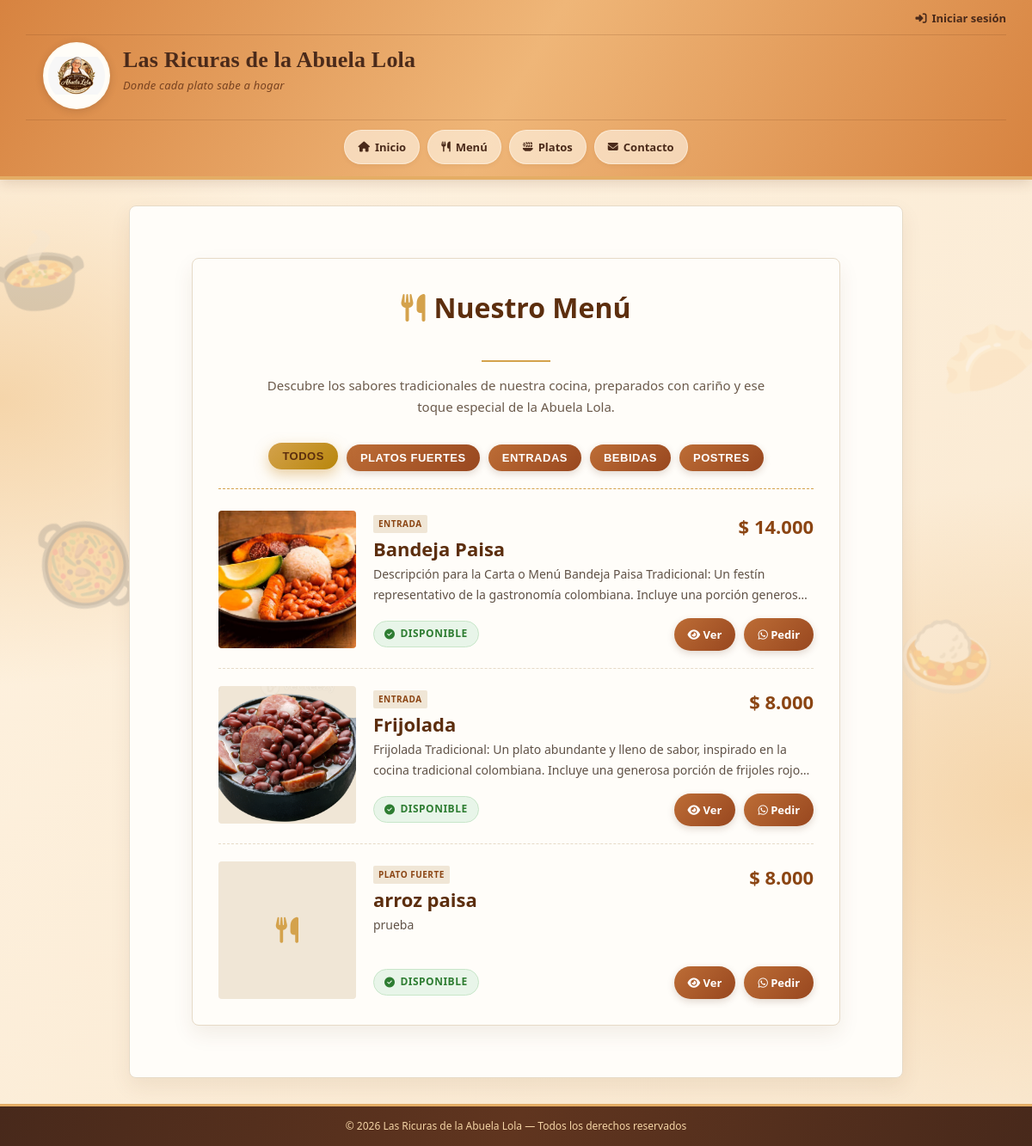
/carta/, run on the app's committed database.
### las_ricuras/models.py (models this page shows, shortened)
class Plato(models.Model):
    CATEGORIAS = [
        ('entrada', 'Entrada'),
        ('plato_fuerte', 'Plato fuerte'),
        ('postre', 'Postre'),
        ('bebida', 'Bebida'),
    ]
    nombre = models.CharField(max_length=100)
    descripcion = models.TextField()
    precio = models.DecimalField(
        max_digits=10,
        decimal_places=2
    )
    categoria = models.CharField(
        max_length=30,
        choices=CATEGORIAS,
        default='plato_fuerte'
    )
    imagen = models.ImageField(
        upload_to='platos/',
        blank=True,
        null=True
    )
    disponible = models.BooleanField(default=True)

### menu/views.py (the view)
# urls.py: path('', views.inicio, name='inicio'),
def inicio(request):
    platos = Plato.objects.all().order_by('-disponible', 'nombre')
    return render(request, 'menu/menu.html', {
        'platos': platos,
    })

### las_ricuras/templatetags/currency_filters.py (called while the page is built)
@register.filter
def cop(value):
    try:
        precio = Decimal(str(value))
        precio = int(precio)
        return f" {precio:,}".replace(",",".")
    except (ValueError, TypeError,InvalidOperation):
        return value

### menu/templates/menu/menu.html (shortened to what this page needs)
{% extends 'base.html' %}
{% load currency_filters %}
{% load static %}
{% block contenido %}
<main>
    <section class="titulo-menu">
        <h2>
            <i class="fa-solid fa-utensils"></i>
            Nuestro Menú
        </h2>
        <div class="linea"></div>
        <p>
            Descubre los sabores tradicionales de nuestra cocina,
            preparados con cariño y ese toque especial de la Abuela Lola.
        </p>
    </section>
    <div class="filtros-categoria">
        <button
            type="button"
            class="btn activo"
            onclick="filtrarPlatos('todos', this)">
            Todos
        </button>
        <button
            type="button"
            class="btn"
            onclick="filtrarPlatos('plato_fuerte', this)">
            Platos fuertes
        </button>
        <button
            type="button"
            class="btn"
            onclick="filtrarPlatos('entrada', this)">
            Entradas
        </button>
        <button
            type="button"
            class="btn"
            onclick="filtrarPlatos('bebida', this)">
            Bebidas
        </button>
        <button
            type="button"
            class="btn"
            onclick="filtrarPlatos('postre', this)">
            Postres
        </button>
    </div>
    {% if platos %}
        <div class="platos-grid">
            {% for plato in platos %}
                <article
                    class="plato-card {% if not plato.disponible %}no-disponible-card{% endif %}"
                    data-categoria="{{ plato.categoria }}">
                    <div class="imagen-plato">
                        {% if plato.imagen %}
                            <img
                                src="{{ plato.imagen.url }}"
                                alt="{{ plato.nombre }}"
                                loading="lazy">
                        {% else %}
                            <i
                                class="fa-solid fa-utensils"
                                style="font-size: 30px; color: #d4a24c;">
                            </i>
                        {% endif %}
                    </div>
                    <div class="plato-info">
                        <div class="plato-header-lista">
                            <div>
                                <span class="categoria-tag">
                                    {{ plato.get_categoria_display }}
                                </span>
                                <h3>{{ plato.nombre }}</h3>
                            </div>
                            <span class="precio">
                                ${{ plato.precio|cop }}
                            </span>
                        </div>
                        <p class="descripcion">
                            {{ plato.descripcion|default:"Delicioso plato preparado con el sabor tradicional de nuestra casa." }}
                        </p>
                        <div class="plato-footer-lista">
                            {% if plato.disponible %}
                                <span class="disponible">
                                    <i class="fa-solid fa-circle-check"></i>
                                    Disponible
                                </span>
                            {% else %}
                                <span class="no-disponible">
                                    <i class="fa-solid fa-circle-xmark"></i>
                                    Agotado
                                </span>
                            {% endif %}
                            <div class="acciones-plato">
                                {% if plato.disponible %}
                                    <a
                                        href="{% url 'plato_detalle' plato.id %}"
                                        class="btn">
                                        <i class="fa-solid fa-eye"></i>
                                        Ver
                                    </a>
                                    <a
                                        href="https://wa.me/573118299494?text=Hola%2C%20quiero%20pedir%20{{ plato.nombre|urlencode }}%20a%20domicilio"
                                        target="_blank"
                                        rel="noopener noreferrer"
                                        class="btn">
                                        <i class="fa-brands fa-whatsapp"></i>
                                        Pedir
                                    </a>
                                {% else %}
                                    <span
                                        class="btn"
                                        style="opacity: 0.5; cursor: not-allowed;">
                                        No disponible
                                    </span>
                                {% endif %}
                            </div>
                        </div>
                    </div>
                </article>
            {% endfor %}
        </div>
    {% endif %}
</main>
{% endblock %}

### las_ricuras/templates/base.html (style rules this page uses)
* { box-sizing: border-box; margin: 0; padding: 0; }
:root { --terracota: #d88c4d; --terracota-oscuro: #a95324; --crema: #fff3df; --beige: #f8e5ca; --dorado: #e4ad65; --cafe: #4a2a1a; --blanco: #fffdf8; }
body { font-family: 'Segoe UI', Tahoma, Geneva, Verdana, sans-serif; background: radial-gradient(ellipse at 0% 35%, #f5d5aa 0%, transparent 27%), radial-gradient(ellipse at 100% 70%, #f5d5aa 0%, transparent 28%), linear-gradient(135deg, #fff4e3, #f9e7ce); color: var(--cafe); line-height: 1.7; min-height: 100vh; display: flex; flex-direction: column; position: relative; isolation: isolate; }
body::before, body::after { position: fixed; z-index: -1; pointer-events: none; opacity: .22; font-family: "Segoe UI Emoji", sans-serif; font-size: clamp(65px, 8vw, 115px); line-height: 1.8; white-space: pre; color: var(--terracota-oscuro); }
body::before { content: "🍲\A\A 🥘"; top: 17%; left: 1%; transform: rotate(-9deg); }
body::after { content: "🥟\A\A 🍛"; top: 25%; right: 1%; transform: rotate(9deg); }
main { position: relative; z-index: 1; flex: 1; max-width: 1000px; width: 90%; margin: 26px auto; padding: 30px 34px; background: rgba(255, 253, 248, .97); border: 1px solid #e8c59c; border-top: 4px solid var(--terracota); border-radius: 13px; box-shadow: 0 7px 24px rgba(91, 47, 22, .12); }
h2 { color: var(--terracota-oscuro); margin-bottom: 18px; border-bottom: 2px solid var(--dorado); padding-bottom: 10px; font-weight: 700; }
h3 { color: var(--terracota-oscuro); margin: 22px 0 10px; font-weight: 700; }
p { margin-bottom: 12px; }
main a { color: var(--terracota-oscuro); font-weight: 700; text-decoration: none; border-bottom: 1px dashed var(--dorado); transition: .3s; }
.btn { display: inline-block; background: linear-gradient(135deg, #bd6d36, #98471f); color: white !important; padding: 11px 24px; border-radius: 24px; text-decoration: none; border: none; font-weight: 700; margin-top: 12px; margin-right: 8px; transition: .25s; box-shadow: 0 3px 9px rgba(91, 47, 22, .18); }

### data on the page
Plato: imagen (picture), categoria "ENTRADA", nombre "Bandeja Paisa", precio|cop "14.000", descripcion "Descripción para la Carta o Menú Bandeja Paisa Tradicional: Un festín representativo de la gastronomía colombiana. Incluye una porción…", disponible True (drawn)
Plato: imagen (picture), categoria "ENTRADA", nombre "Frijolada", precio|cop "8.000", descripcion "Frijolada Tradicional: Un plato abundante y lleno de sabor, inspirado en la cocina tradicional colombiana. Incluye una generosa porción de frijoles…", disponible True (drawn)
Plato: categoria "PLATO FUERTE", nombre "arroz paisa", precio|cop "8.000", descripcion "prueba", disponible True (drawn)
